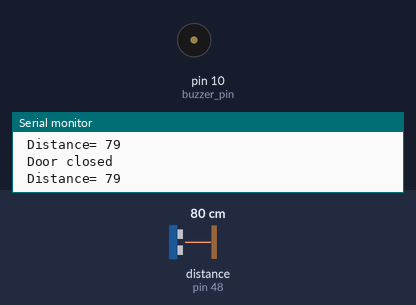
This sketch was run on a simulated Arduino Mega 2560, built with avr-gcc and run on an emulated ATmega2560. Shown: buzzer (waves = sounding, pin HIGH), the last lines printed to the serial monitor. Wiring (inferred from the names in the program): ultrasonic range finder: trigger pin 50; echo pin 48. The test bench sets the inputs (shaded band); at power-on: distance to the obstacle (sensor on pin 48) 80 cm. The echo pulse lasts 58.3 µs per cm; pins used as bus, display or sensor lines are not drawn.

Above: at 1.3 s.
1.4 s: distance to the obstacle (sensor on pin 48) set to 13 cm
2.9 s: distance to the obstacle (sensor on pin 48) set to 10 cm
At 3.7 s:
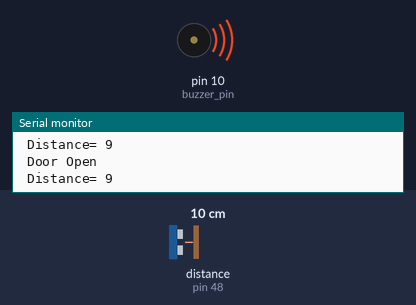
4.5 s: distance to the obstacle (sensor on pin 48) set to 18 cm
At 5.0 s:
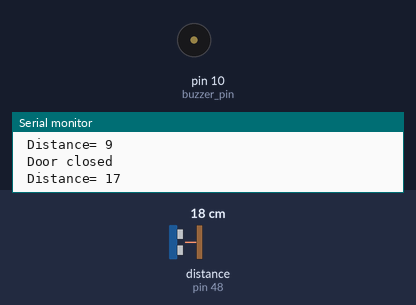
6.0 s: distance to the obstacle (sensor on pin 48) set to 2 cm
At 6.3 s:
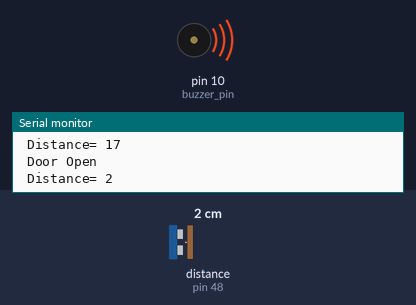
Timing chart, 0 to 8.5 s (numbered marks = the images above; inputs shaded):
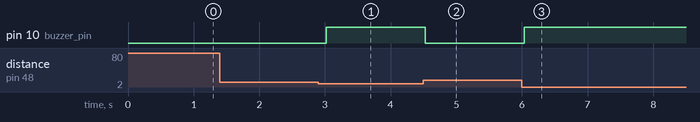

Measured:
- the behaviour switches between 12 and 11 cm on distance to the obstacle (sensor on pin 48) (found by bisection; images 0 and 1)
- after the input at 2.9 s, pin 10 (buzzer_pin): LOW → HIGH after 0.12 s
- after the input at 4.5 s, pin 10 (buzzer_pin): HIGH → LOW at once
- after the input at 6.0 s, pin 10 (buzzer_pin): LOW → HIGH at once

The sketch:

door_alarm.ino
```cpp
int trigger_pin = 50;
int echo_pin = 48;
int buzzer_pin = 10;
int time;
int distance;

void setup ( ) {
        Serial.begin (9600);
        pinMode (trigger_pin, OUTPUT);
        pinMode (echo_pin, INPUT);
        pinMode (buzzer_pin, OUTPUT);
}

void loop ( ) {
    digitalWrite (trigger_pin, HIGH);
    delayMicroseconds (10);
    digitalWrite (trigger_pin, LOW);
    time = pulseIn (echo_pin, HIGH);

    distance = (time * 0.034) / 2;
    if (distance <= 10)
    {
        Serial.println (" Door Open ");
        Serial.print (" Distance= ");
        Serial.println (distance);
        digitalWrite (buzzer_pin, HIGH);
        delay (500);
    }
    else {
        Serial.println (" Door closed ");
        Serial.print (" Distance= ");
        Serial.println (distance);
        digitalWrite (buzzer_pin, LOW);
        delay (500);
    }
}
```
